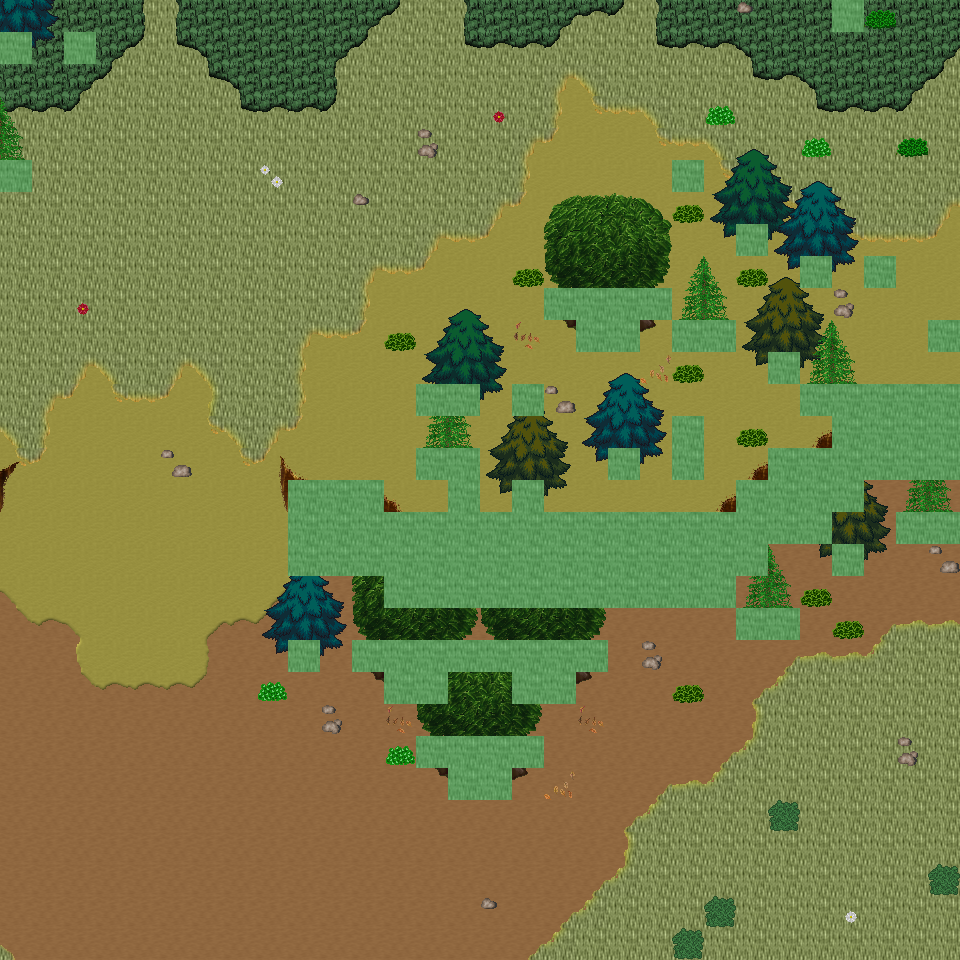

Rendered tile map (Tiled .tmx) drawn with the repository's tilesets; below, a short description and the map source with its tile grids summarised:
An orthogonal 30x30 tile map with 32x32 px tiles, 6 tile layers (Ground, Object, Object2, Above, ...), 48 tilesets and 10 objects (10x mapExit).

<map version="1.0" orientation="orthogonal" renderorder="right-down" width="30" height="30" tilewidth="32" tileheight="32" nextobjectid="11">
  <tileset firstgid="1" name="tileset_ground_ground" tilewidth="32" tileheight="32" tilecount="33" columns="3">
    <image source="../drawable/tileset_ground_ground.png" width="96" height="352" />
  </tileset>
  <tileset firstgid="34" name="tileset_ground_ground_2" tilewidth="32" tileheight="32" tilecount="4" columns="4">
    <image source="../drawable/tileset_ground_ground_2.png" width="128" height="32" />
  </tileset>
  <tileset firstgid="38" name="tileset_ground_ridge_earth_dark" tilewidth="32" tileheight="32" tilecount="96" columns="12">
    <image source="../drawable/tileset_ground_ridge_earth_dark.png" width="384" height="256" />
  </tileset>
  <tileset firstgid="134" name="tileset_plant_grasses" tilewidth="32" tileheight="32" tilecount="6" columns="3">
    <image source="../drawable/tileset_plant_grasses.png" width="96" height="64" />
  </tileset>
  <tileset firstgid="140" name="tileset_plant_bush_bushes" tilewidth="32" tileheight="32" tilecount="10" columns="5">
    <image source="../drawable/tileset_plant_bush_bushes.png" width="160" height="64" />
  </tileset>
  <tileset firstgid="150" name="tileset_plant_flower_daisy_white" tilewidth="32" tileheight="32" tilecount="8" columns="2">
    <image source="../drawable/tileset_plant_flower_daisy_white.png" width="64" height="128" />
  </tileset>
  <tileset firstgid="158" name="tileset_building_fence_fence_chunky" tilewidth="32" tileheight="32" tilecount="21" columns="3">
    <image source="../drawable/tileset_building_fence_fence_chunky.png" width="96" height="224" />
  </tileset>
  <tileset firstgid="179" name="tileset_ground_rock_rocks_2" tilewidth="32" tileheight="32" tilecount="4" columns="2">
    <image source="../drawable/tileset_ground_rock_rocks_2.png" width="64" height="64" />
  </tileset>
  <tileset firstgid="183" name="tileset_building_roof_green" tilewidth="32" tileheight="32" tilecount="20" columns="5">
    <image source="../drawable/tileset_building_roof_green.png" width="160" height="128" />
  </tileset>
  <tileset firstgid="203" name="tileset_building_wall_wall_brown" tilewidth="32" tileheight="32" tilecount="12" columns="3">
    <image source="../drawable/tileset_building_wall_wall_brown.png" width="96" height="128" />
  </tileset>
  <tileset firstgid="215" name="tileset_plant_flower_daisy_red" tilewidth="32" tileheight="32" tilecount="8" columns="2">
    <image source="../drawable/tileset_plant_flower_daisy_red.png" width="64" height="128" />
  </tileset>
  <tileset firstgid="223" name="tileset_item_corpse_huge_animal" tilewidth="32" tileheight="32" tilecount="16" columns="2">
    <image source="../drawable/tileset_item_corpse_huge_animal.png" width="64" height="256" />
  </tileset>
  <tileset firstgid="239" name="tileset_plant_stump_rectangular" tilewidth="32" tileheight="32" tilecount="4" columns="2">
    <image source="../drawable/tileset_plant_stump_rectangular.png" width="64" height="64" />
  </tileset>
  <tileset firstgid="243" name="tileset_ground_rock_pebbles" tilewidth="32" tileheight="32" tilecount="3" columns="1">
    <image source="../drawable/tileset_ground_rock_pebbles.png" width="32" height="96" />
  </tileset>
  <tileset firstgid="246" name="tileset_plant_tree_tree_green" tilewidth="32" tileheight="32" tilecount="88" columns="8">
    <image source="../drawable/tileset_plant_tree_tree_green.png" width="256" height="352" />
  </tileset>
  <tileset firstgid="334" name="tileset_item_pot_dark_barrel" tilewidth="32" tileheight="32" tilecount="2" columns="1">
    <image source="../drawable/tileset_item_pot_dark_barrel.png" width="32" height="64" />
  </tileset>
  <tileset firstgid="336" name="tileset_plant_leaves" tilewidth="32" tileheight="32" tilecount="8" columns="4">
    <image source="../drawable/tileset_plant_leaves.png" width="128" height="64" />
  </tileset>
  <tileset firstgid="344" name="tileset_item_statue_cross" tilewidth="32" tileheight="32" tilecount="1" columns="1">
    <image source="../drawable/tileset_item_statue_cross.png" width="32" height="32" />
  </tileset>
  <tileset firstgid="345" name="tileset_ground_ladder_vertical_dark" tilewidth="32" tileheight="32" tilecount="3" columns="3">
    <image source="../drawable/tileset_ground_ladder_vertical_dark.png" width="96" height="32" />
  </tileset>
  <tileset firstgid="348" name="tileset_furniture_light_dark_torch" tilewidth="32" tileheight="32" tilecount="8" columns="2">
    <image source="../drawable/tileset_furniture_light_dark_torch.png" width="64" height="128" />
  </tileset>
  <tileset firstgid="356" name="tileset_building_door_door_n" tilewidth="32" tileheight="32" tilecount="6" columns="3">
    <image source="../drawable/tileset_building_door_door_n.png" width="96" height="64" />
  </tileset>
  <tileset firstgid="362" name="tileset_building_window_window_long" tilewidth="32" tileheight="32" tilecount="3" columns="3">
    <image source="../drawable/tileset_building_window_window_long.png" width="96" height="32" />
  </tileset>
  <tileset firstgid="365" name="tileset_building_roof_yellow" tilewidth="32" tileheight="32" tilecount="20" columns="5">
    <image source="../drawable/tileset_building_roof_yellow.png" width="160" height="128" />
  </tileset>
  <tileset firstgid="385" name="tileset_plant_vine" tilewidth="32" tileheight="32" tilecount="3" columns="1">
    <image source="../drawable/tileset_plant_vine.png" width="32" height="96" />
  </tileset>
  <tileset firstgid="388" name="tileset_logic_portal" tilewidth="32" tileheight="32" tilecount="24" columns="8">
    <image source="../drawable/tileset_logic_portal.png" width="256" height="96" />
  </tileset>
  <tileset firstgid="412" name="tileset_logic_collision" tilewidth="32" tileheight="32" tilecount="1" columns="1">
    <image source="../drawable/tileset_logic_collision.png" width="32" height="32" />
  </tileset>
  <tileset firstgid="413" name="tileset_logic_protection" tilewidth="32" tileheight="32" tilecount="2" columns="2">
    <image source="../drawable/tileset_logic_protection.png" width="64" height="32" />
  </tileset>
  <tileset firstgid="415" name="tileset_ground_green_paving" tilewidth="32" tileheight="32" tilecount="18" columns="3">
    <image source="../drawable/tileset_ground_green_paving.png" width="96" height="192" />
  </tileset>
  <tileset firstgid="433" name="tileset_ground_grass_2" tilewidth="32" tileheight="32" tilecount="21" columns="3">
    <image source="../drawable/tileset_ground_grass_2.png" width="96" height="224" />
  </tileset>
  <tileset firstgid="454" name="tileset_ground_earth_edges" tilewidth="32" tileheight="32" tilecount="18" columns="6">
    <image source="../drawable/tileset_ground_earth_edges.png" width="192" height="96" />
  </tileset>
  <tileset firstgid="472" name="tileset_ground_grass_corners" tilewidth="32" tileheight="32" tilecount="24" columns="6">
    <image source="../drawable/tileset_ground_grass_corners.png" width="192" height="128" />
  </tileset>
  <tileset firstgid="496" name="tileset_ground_earth_edges_yellowgreen" tilewidth="32" tileheight="32" tilecount="15" columns="5">
    <image source="../drawable/tileset_ground_earth_edges_yellowgreen.png" width="160" height="96" />
  </tileset>
  <tileset firstgid="511" name="tileset_ground_water_pool" tilewidth="32" tileheight="32" tilecount="72" columns="3">
    <image source="../drawable/tileset_ground_water_pool.png" width="96" height="768" />
  </tileset>
  <tileset firstgid="583" name="tileset_building_house_pink_blue" tilewidth="32" tileheight="32" tilecount="99" columns="11">
    <image source="../drawable/tileset_building_house_pink_blue.png" width="352" height="288" />
  </tileset>
  <tileset firstgid="682" name="tileset_plant_flower_foxgloves" tilewidth="32" tileheight="32" tilecount="4" columns="2">
    <image source="../drawable/tileset_plant_flower_foxgloves.png" width="64" height="64" />
  </tileset>
  <tileset firstgid="686" name="tileset_plant_tree_evergreen" tilewidth="32" tileheight="32" tilecount="36" columns="3">
    <image source="../drawable/tileset_plant_tree_evergreen.png" width="96" height="384" />
  </tileset>
  <tileset firstgid="722" name="tileset_plant_tree_spruce" tilewidth="32" tileheight="32" tilecount="6" columns="2">
    <image source="../drawable/tileset_plant_tree_spruce.png" width="64" height="96" />
  </tileset>
  <tileset firstgid="728" name="tileset_plant_bush_large_green" tilewidth="32" tileheight="32" tilecount="9" columns="3">
    <image source="../drawable/tileset_plant_bush_large_green.png" width="96" height="96" />
  </tileset>
  <tileset firstgid="737" name="tileset_plant_stump_hollow_logs" tilewidth="32" tileheight="32" tilecount="6" columns="3">
    <image source="../drawable/tileset_plant_stump_hollow_logs.png" width="96" height="64" />
  </tileset>
  <tileset firstgid="743" name="tileset_plant_stump_small_stump" tilewidth="32" tileheight="32" tilecount="4" columns="2">
    <image source="../drawable/tileset_plant_stump_small_stump.png" width="64" height="64" />
  </tileset>
  <tileset firstgid="747" name="tileset_plant_bush_bush_pinks" tilewidth="32" tileheight="32" tilecount="4" columns="2">
    <image source="../drawable/tileset_plant_bush_bush_pinks.png" width="64" height="64" />
  </tileset>
  <tileset firstgid="751" name="tileset_building_outhouse" tilewidth="32" tileheight="32" tilecount="12" columns="3">
    <image source="../drawable/tileset_building_outhouse.png" width="96" height="128" />
  </tileset>
  <tileset firstgid="763" name="tileset_item_pot_wooden_bins" tilewidth="32" tileheight="32" tilecount="4" columns="2">
    <image source="../drawable/tileset_item_pot_wooden_bins.png" width="64" height="64" />
  </tileset>
  <tileset firstgid="767" name="tileset_ground_dry_grass" tilewidth="32" tileheight="32" tilecount="54" columns="9">
    <image source="../drawable/tileset_ground_dry_grass.png" width="288" height="192" />
  </tileset>
  <tileset firstgid="821" name="tileset_ground_grass_edges" tilewidth="32" tileheight="32" tilecount="36" columns="12">
    <image source="../drawable/tileset_ground_grass_edges.png" width="384" height="96" />
  </tileset>
  <tileset firstgid="857" name="tileset_light_light_1x1" tilewidth="32" tileheight="32" tilecount="3" columns="3">
    <image source="../drawable/tileset_light_light_1x1.png" width="96" height="32" />
  </tileset>
  <tileset firstgid="860" name="tileset_building_huts" tilewidth="32" tileheight="32" tilecount="338" columns="26">
    <image source="../drawable/tileset_building_huts.png" width="832" height="416" />
  </tileset>
  <tileset firstgid="1198" name="tileset_light_door_light" tilewidth="32" tileheight="32" tilecount="12" columns="3">
    <image source="../drawable/tileset_light_door_light.png" width="96" height="128" />
  </tileset>
  <layer name="Ground" width="30" height="30">
    <data>[900 cells, 900 non-empty, 4 distinct tile ids]</data>
  </layer>
  <layer name="Object" width="30" height="30">
    <data>[900 cells, 305 non-empty, 71 distinct tile ids]</data>
  </layer>
  <layer name="Object2" width="30" height="30">
    <data>[900 cells, 5 non-empty, 5 distinct tile ids]</data>
  </layer>
  <layer name="Above" width="30" height="30">
    <data>[900 cells, 90 non-empty, 30 distinct tile ids]</data>
  </layer>
  <layer name="Above2" width="30" height="30">
    <data>[900 cells, 68 non-empty, 17 distinct tile ids]</data>
  </layer>
  <layer name="Walkable" width="30" height="30">
    <data>[900 cells, 117 non-empty, 1 distinct tile ids]</data>
  </layer>
  <objectgroup name="MapEvents">
    <object id="1" name="north" type="mapExit" x="0" y="0" width="832" height="32">
      <properties>
        <property name="map" value="level_0_x120_y8" />
        <property name="x" value="0" />
        <property name="y" value="28" />
      </properties>
    </object>
    <object id="2" name="north2" type="mapExit" x="864" y="0" width="96" height="32">
      <properties>
        <property name="map" value="level_0_x120_y8" />
        <property name="x" value="27" />
        <property name="y" value="28" />
      </properties>
    </object>
    <object id="3" name="south" type="mapExit" x="0" y="928" width="960" height="32">
      <properties>
        <property name="map" value="level_0_x120_y10" />
        <property name="x" value="0" />
        <property name="y" value="1" />
      </properties>
    </object>
    <object id="4" name="west" type="mapExit" x="0" y="0" width="32" height="32">
      <properties>
        <property name="map" value="level_0_x119_y9" />
        <property name="x" value="28" />
        <property name="y" value="0" />
      </properties>
    </object>
    <object id="5" name="west2" type="mapExit" x="0" y="64" width="32" height="96">
      <properties>
        <property name="map" value="level_0_x119_y9" />
        <property name="x" value="28" />
        <property name="y" value="2" />
      </properties>
    </object>
    <object id="6" name="west3" type="mapExit" x="0" y="192" width="32" height="768">
      <properties>
        <property name="map" value="level_0_x119_y9" />
        <property name="x" value="28" />
        <property name="y" value="6" />
      </properties>
    </object>
    <object id="7" name="east" type="mapExit" x="928" y="0" width="32" height="320">
      <properties>
        <property name="map" value="level_0_x121_y9" />
        <property name="x" value="1" />
        <property name="y" value="0" />
      </properties>
    </object>
    <object id="8" name="east2" type="mapExit" x="928" y="352" width="32" height="32">
      <properties>
        <property name="map" value="level_0_x121_y9" />
        <property name="x" value="1" />
        <property name="y" value="11" />
      </properties>
    </object>
    <object id="9" name="east3" type="mapExit" x="928" y="480" width="32" height="32">
      <properties>
        <property name="map" value="level_0_x121_y9" />
        <property name="x" value="1" />
        <property name="y" value="15" />
      </properties>
    </object>
    <object id="10" name="east4" type="mapExit" x="928" y="544" width="32" height="416">
      <properties>
        <property name="map" value="level_0_x121_y9" />
        <property name="x" value="1" />
        <property name="y" value="17" />
      </properties>
    </object>
  </objectgroup>
</map>
